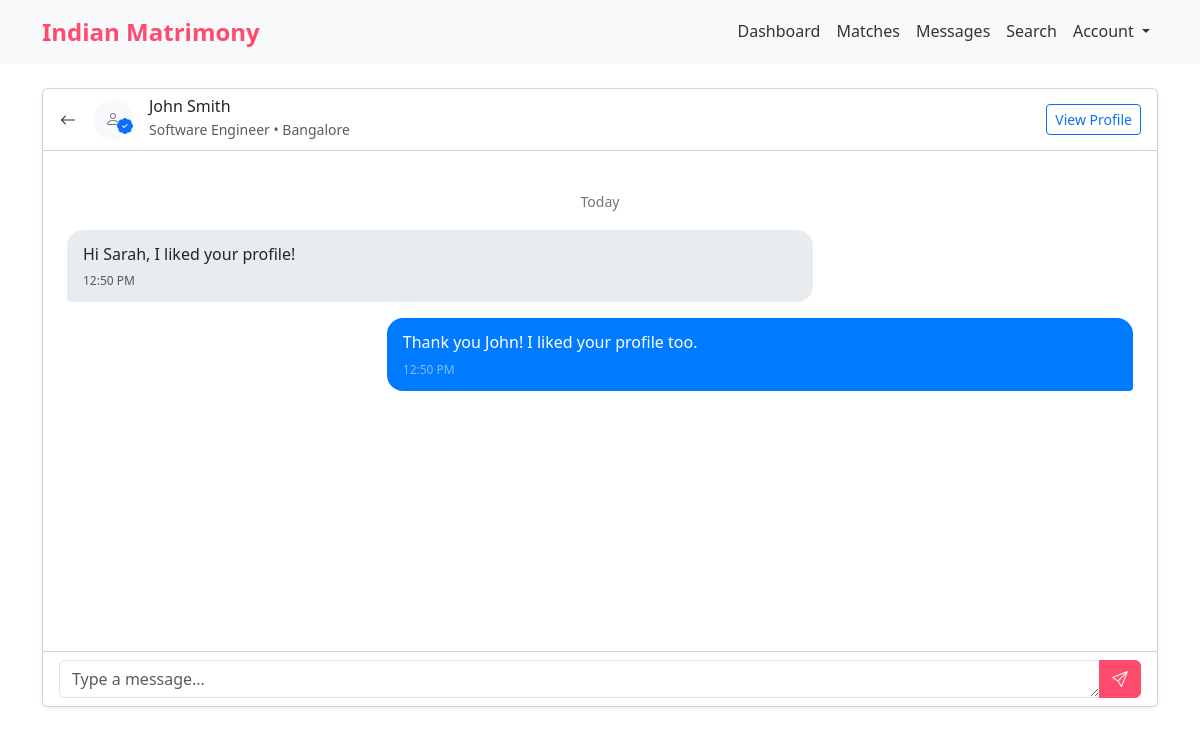
The page /chat.php?id=1 (signed in) on the database its author committed.
### tables this page shows
CREATE TABLE profiles (
    id INT PRIMARY KEY AUTO_INCREMENT,
    user_id INT NOT NULL,
    first_name VARCHAR(50),
    last_name VARCHAR(50),
    gender ENUM('Male', 'Female'),
    dob DATE,
    religion VARCHAR(50),
    caste VARCHAR(50),
    occupation VARCHAR(100),
    income VARCHAR(50),
    education VARCHAR(100),
    marital_status ENUM('Never Married', 'Divorced', 'Widowed'),
    height DECIMAL(5,2),
    about_me TEXT,
    city VARCHAR(50),
    state VARCHAR(50),
    country VARCHAR(50) DEFAULT 'India',
    profile_pic VARCHAR(255),
    created_at TIMESTAMP DEFAULT CURRENT_TIMESTAMP,
    updated_at TIMESTAMP DEFAULT CURRENT_TIMESTAMP ON UPDATE CURRENT_TIMESTAMP,
    CONSTRAINT fk_user_profile FOREIGN KEY (user_id) REFERENCES users(id) ON DELETE CASCADE
);

CREATE TABLE chat_messages (
    id INT PRIMARY KEY AUTO_INCREMENT,
    conversation_id INT NOT NULL,
    sender_id INT NOT NULL,
    message TEXT NOT NULL,
    is_read BOOLEAN DEFAULT FALSE,
    created_at TIMESTAMP DEFAULT CURRENT_TIMESTAMP,
    CONSTRAINT fk_conversation FOREIGN KEY (conversation_id) REFERENCES chat_conversations(id) ON DELETE CASCADE,
    CONSTRAINT fk_sender FOREIGN KEY (sender_id) REFERENCES users(id) ON DELETE CASCADE
);

### chat.php (the view, shortened to what this page needs)
<?php
$conn = connectDB();
$user_id = $_SESSION['user_id'];
$other_user_id = intval($_GET['id']);
$stmt = mysqli_prepare($conn, "
    SELECT
        p.*,
        u.is_premium,
        u.show_contact
    FROM profiles p
    JOIN users u ON u.id = p.user_id
    WHERE u.id = ? AND u.is_verified = 1
");
mysqli_stmt_bind_param($stmt, "i", $other_user_id);
mysqli_stmt_execute($stmt);
$other_user = mysqli_fetch_assoc(mysqli_stmt_get_result($stmt));
$stmt = mysqli_prepare($conn, "
    SELECT id FROM chat_conversations
    WHERE (user1_id = ? AND user2_id = ?) OR (user1_id = ? AND user2_id = ?)
");
mysqli_stmt_bind_param($stmt, "iiii", $user_id, $other_user_id, $other_user_id, $user_id);
mysqli_stmt_execute($stmt);
$conversation = mysqli_fetch_assoc(mysqli_stmt_get_result($stmt));
if (!$conversation) {
    $stmt = mysqli_prepare($conn, "INSERT INTO chat_conversations (user1_id, user2_id) VALUES (?, ?)");
    mysqli_stmt_bind_param($stmt, "ii", $user_id, $other_user_id);
    mysqli_stmt_execute($stmt);
    $conversation_id = mysqli_insert_id($conn);
} else {
    $conversation_id = $conversation['id'];
}
$stmt = mysqli_prepare($conn, "
    SELECT
        m.*,
        DATE_FORMAT(m.created_at, '%h:%i %p') as time,
        DATE(m.created_at) as date
    FROM chat_messages m
    WHERE m.conversation_id = ?
    ORDER BY m.created_at ASC
");
mysqli_stmt_bind_param($stmt, "i", $conversation_id);
mysqli_stmt_execute($stmt);
$messages = mysqli_fetch_all(mysqli_stmt_get_result($stmt), MYSQLI_ASSOC);
?>
<!DOCTYPE html>
<html lang="en">
<head>
    <link href="https://cdn.jsdelivr.net/npm/bootstrap@5.3.0/dist/css/bootstrap.min.css" rel="stylesheet">
    <link rel="stylesheet" href="https://cdn.jsdelivr.net/npm/bootstrap-icons@1.7.2/font/bootstrap-icons.css">
    <link rel="stylesheet" href="assets/css/style.css">
</head>
<body>
    <?php include 'includes/header.php'; ?>
    <div class="container py-4">
        <div class="card shadow-sm">
            <div class="card-header bg-white">
                <div class="d-flex align-items-center">
                    <a href="messages.php" class="btn btn-link text-dark p-0 me-3">
                        <i class="bi bi-arrow-left"></i>
                    </a>
                    <div class="position-relative">
                        <?php if ($other_user['profile_pic']): ?>
                            <img src="<?php echo htmlspecialchars($other_user['profile_pic']); ?>"
                                 class="rounded-circle" alt="Profile Picture"
                                 style="width: 40px; height: 40px; object-fit: cover;">
                        <?php else: ?>
                            <div class="rounded-circle bg-light d-flex align-items-center justify-content-center"
                                 style="width: 40px; height: 40px;">
                                <i class="bi bi-person text-secondary"></i>
                            </div>
                        <?php endif; ?>
                        <?php if ($other_user['is_premium']): ?>
                            <i class="bi bi-patch-check-fill text-primary position-absolute bottom-0 end-0"></i>
                        <?php endif; ?>
                    </div>
                    <div class="ms-3">
                        <h6 class="mb-0">
                            <?php echo htmlspecialchars($other_user['first_name'] . ' ' . $other_user['last_name']); ?>
                        </h6>
                        <small class="text-muted">
                            <?php echo htmlspecialchars($other_user['occupation']); ?> •
                            <?php echo htmlspecialchars($other_user['city']); ?>
                        </small>
                    </div>
                    <div class="ms-auto">
                        <a href="view-profile.php?id=<?php echo $other_user_id; ?>" class="btn btn-outline-primary btn-sm">
                            View Profile
                        </a>
                    </div>
                </div>
            </div>
            <div class="chat-container p-4" id="chatContainer">
                <?php
                $current_date = null;
                foreach ($messages as $message):
                    if ($current_date !== $message['date']):
                        $current_date = $message['date'];
                        $message_date = strtotime($current_date);
                        $today = strtotime('today');
                        $yesterday = strtotime('yesterday');
                        if ($message_date === $today) {
                            $date_text = 'Today';
                        } elseif ($message_date === $yesterday) {
                            $date_text = 'Yesterday';
                        } else {
                            $date_text = date('F j, Y', $message_date);
                        }
                ?>
                    <div class="message-date"><?php echo $date_text; ?></div>
                <?php endif; ?>
                <div class="message-bubble <?php echo $message['sender_id'] === $user_id ? 'message-sent' : 'message-received'; ?>">
                    <?php echo nl2br(htmlspecialchars($message['message'])); ?>
                    <div class="message-time <?php echo $message['sender_id'] === $user_id ? 'text-white-50' : 'text-muted'; ?>">
                        <?php echo $message['time']; ?>
                    </div>
                </div>
                <?php endforeach; ?>
            </div>
            <div class="card-footer bg-white">
                <form method="POST" id="messageForm" class="mb-0">
                    <div class="input-group">
                        <textarea class="form-control" name="message" placeholder="Type a message..." rows="1" required></textarea>
                        <button type="submit" class="btn btn-primary">
                            <i class="bi bi-send"></i>
                        </button>
                    </div>
                </form>
            </div>
        </div>
    </div>
</body>
</html>

### assets/css/style.css (style rules this page uses)
:root { --primary-color: #FF4B6E; --secondary-color: #6C63FF; --text-color: #333; --light-gray: #f8f9fa; --dark-gray: #343a40; }
body { font-family: 'Segoe UI', Arial, sans-serif; color: var(--text-color); line-height: 1.6; }
.btn-primary { background-color: var(--primary-color); border-color: var(--primary-color); }

### chat.php (style rules this page uses)
.chat-container { height: calc(100vh - 300px); overflow-y: auto; }
.message-bubble { max-width: 70%; margin-bottom: 1rem; padding: 0.75rem 1rem; border-radius: 1rem; }
.message-sent { background-color: #007bff; color: white; margin-left: auto; border-bottom-right-radius: 0.25rem; }
.message-received { background-color: #e9ecef; margin-right: auto; border-bottom-left-radius: 0.25rem; }
.message-time { font-size: 0.75rem; margin-top: 0.25rem; }
.message-date { text-align: center; margin: 1rem 0; color: #6c757d; font-size: 0.875rem; }

### rows shown on the page
profiles: first_name+last_name "John Smith", occupation "Software Engineer", city "Bangalore"
chat_messages: date_text "Today", message "Hi Sarah, I liked your profile!", time "12:50 PM"
chat_messages: message "Thank you John! I liked your profile too.", time "12:50 PM"
